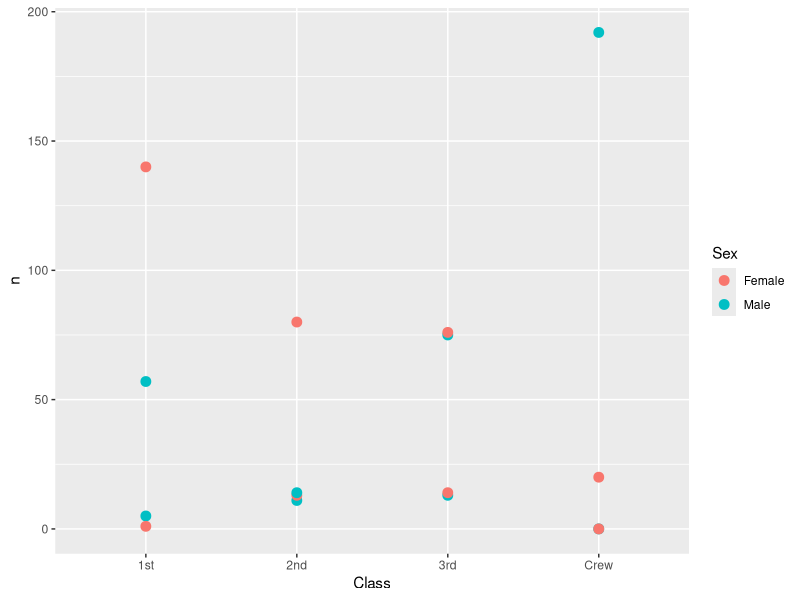
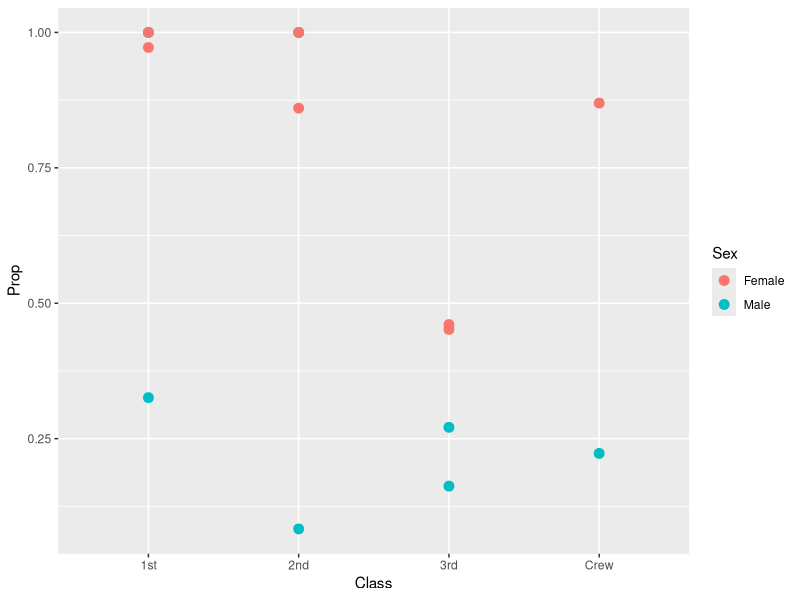
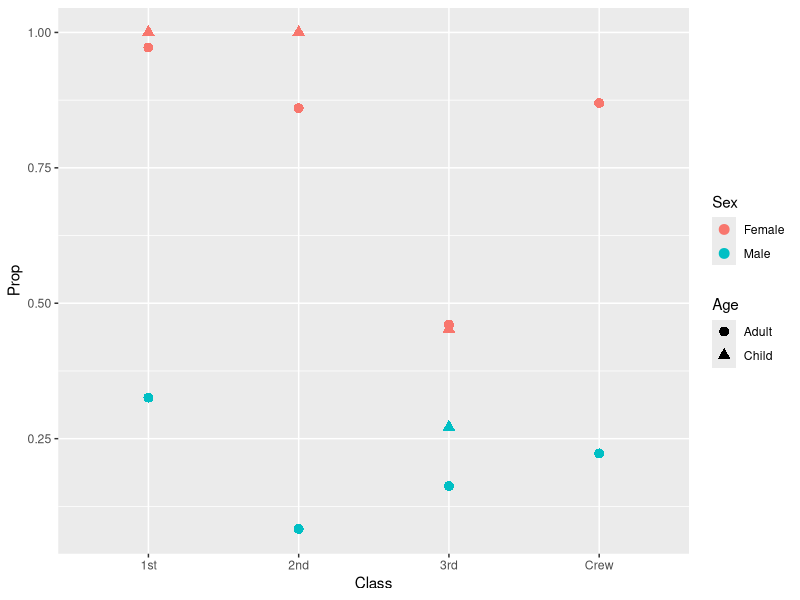

The R script that drew these images, in order:
## ---- chunk 1
library(tidyverse)

df_titanic <- as_tibble(Titanic)
## ---- chunk 2
## TASK: Perform a `glimpse` of df_titanic
df_titanic |> glimpse()

df_titanic
## ---- chunk 3
## NOTE: No need to edit! We'll cover how to
## do this calculation in a later exercise.
df_titanic %>% summarize(total = sum(n))
## ---- chunk 4
## TASK: Visualize counts against `Class` and `Sex`
df_titanic |> 
  filter(Survived == "Yes") |> 
  ggplot() + geom_point(mapping = aes(
    x = Class,
    y = n,
    colour = Sex
  ),
  size = 3
  )
## ---- chunk 5
## NOTE: No need to edit! We'll cover how to
## do this calculation in a later exercise.
df_prop <-
  df_titanic %>%
  group_by(Class, Sex, Age) %>%
  mutate(
    Total = sum(n),
    Prop = n / Total
  ) %>%
  ungroup()
df_prop
## ---- chunk 6
df_prop |> 
  filter(Survived == "Yes") |> 
  ggplot() + geom_point(mapping = aes(
    x = Class,
    y = Prop,
    colour = Sex
  ),
  size = 3
  )
## ---- chunk 7
df_prop |> 
  filter(Survived == "Yes") |> 
  ggplot() + geom_point(mapping = aes(
    x = Class,
    y = Prop,
    colour = Sex,
    shape = Age
  ),
  size = 3
  )
